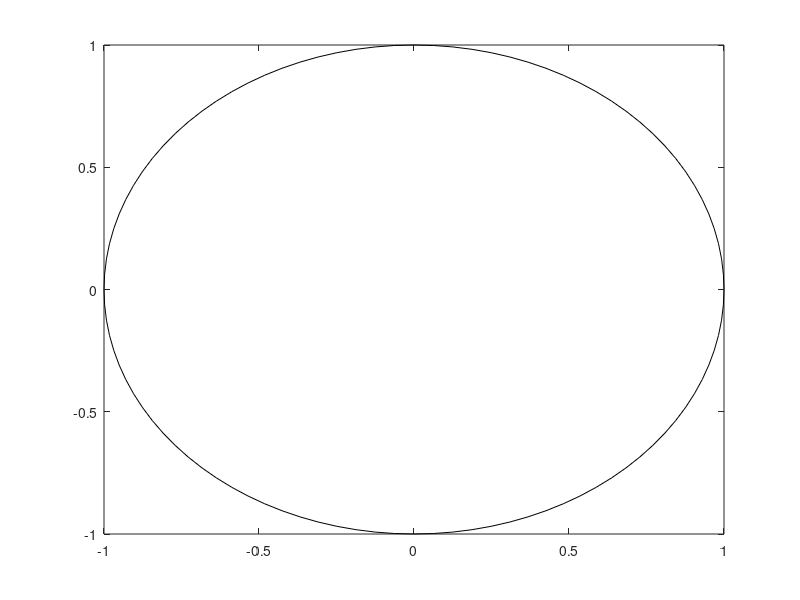

Here is the MATLAB script that generated this plot: (Note: this script raises an error after producing the figure.)
% Leo Beck
% Classic Monte Carlo Circle
% 2026-06-22

% The classic calculate pi with monte carlo
clear
clc
clf

rng(0,"twister")    % choose rng method
n = 100000;           % # points
a = -1;             % lower limit
b = 1;              % upper limit
r = (b - a)/2;      % radius
cx = (a+b)/2;       % center
cy = cx;

points = (b-a)*rand(n, 2) + a;  % Random points
points(n,3) = 0;                % Add column of 0s

% Calculate inside / outside circle
for i = 1:1:n
    if (points(i,1)-cx)^2 + (points(i,2)-cy)^2 < r^2
        points(i,3) = 1;
    end
end

% Estimate pi
in_circle = sum(points(:,3));
pi_est = 4*(in_circle/n);
fprintf("Number of points in circle: %0d of %0d", in_circle, n)
fprintf("Square area: %0.3f", (2*r)^2)
fprintf("pi estimate: %0.6f", pi_est)
fprintf("Estimated circle area: %0.3f", pi_est*(r^2))

% Different groups for coloring purposed
x = points(:,1);
y = points(:,2);
in_c = points(:,3);

% Plotting
% Plot circle
th = 0:pi/50:2*pi;
xunit = r * cos(th) + cx;
yunit = r * sin(th) + cy;

figure(1)
h = plot(xunit,yunit, "Color", "black");
hold on

% Plot scatter
scatter(x(in_c==0), y(in_c==0), 4, "filled", "o", "blue")
scatter(x(in_c==1), y(in_c==1), 4, "filled", "o", "red")
axis equal
